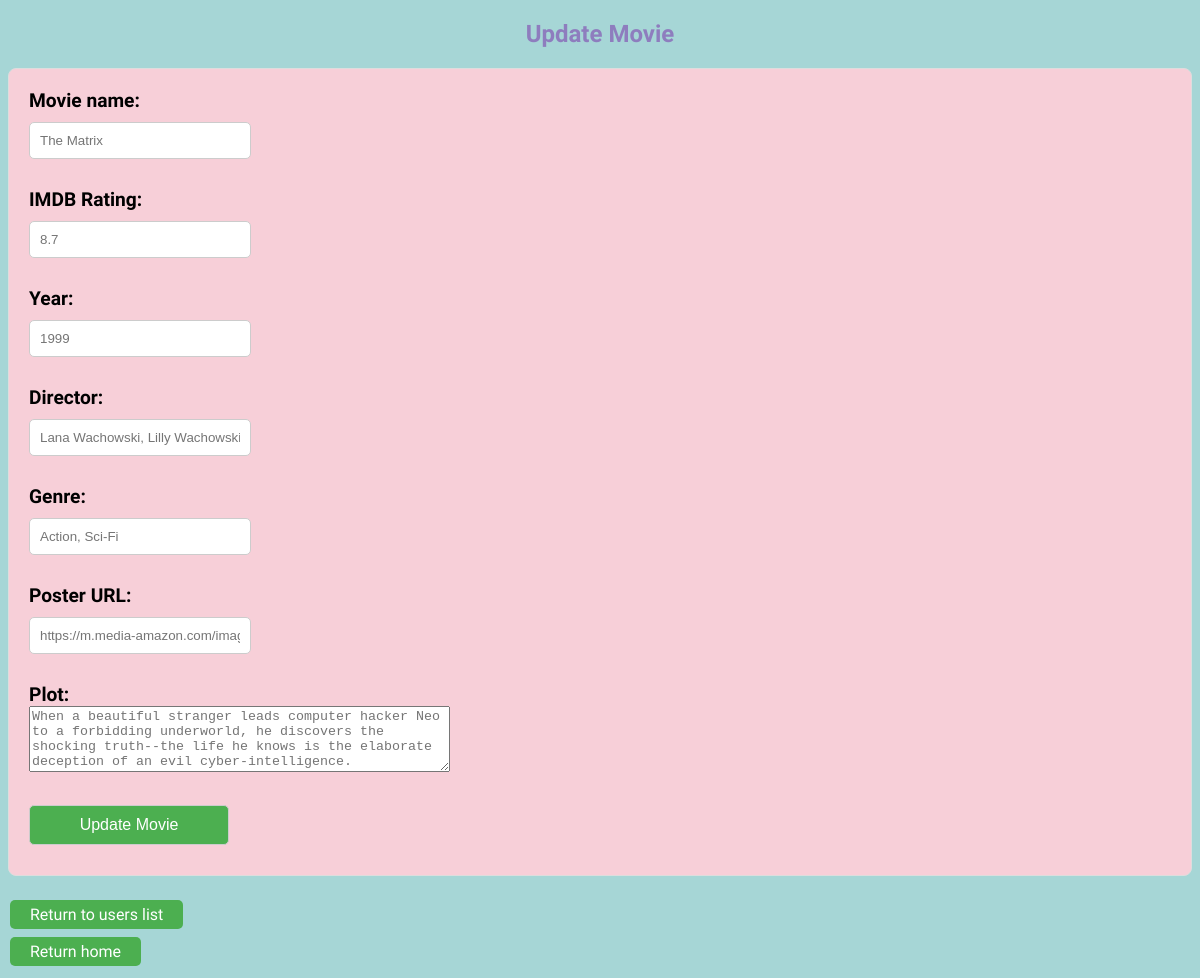
The page /users/2/update_movie/2 on the database its author committed.
### data_models.py (models this page shows, shortened)
class Movie(db.Model): # pylint: disable=too-few-public-methods
    __tablename__ = 'movies'
    movie_id = db.Column(db.Integer, primary_key=True, autoincrement=True)
    movie_name = db.Column(db.String, nullable=False)
    rating = db.Column(db.Float)
    year = db.Column(db.Integer)
    director = db.Column(db.String)
    genre = db.Column(db.String)
    poster_url = db.Column(db.String)
    plot = db.Column(db.String)
    user_movies = db.relationship('UserMovie', backref='movie_relation')

### app_ssr.py (the view, shortened to what this page needs)
@app.route('/users/<int:user_id>/update_movie/<int:movie_id>', methods=['GET', 'POST'])
def update_movie(user_id, movie_id):
    movie = data_manager.get_movie(movie_id)
    return render_template('update_movie.html',
                            user_id=user_id,
                            movie_id=movie_id,
                            movie=movie)

### datamanager/data_manager_sqlite.py (called while the page is built)
    def get_movie(self, movie_id: int) -> Movie:
        movie = Movie.query.filter_by(movie_id=movie_id).first()
        return movie

### templates/update_movie.html (shortened to what this page needs)
<!DOCTYPE html>
<html lang="en">
<head>
    <link rel="stylesheet" type="text/css" href="{{ url_for('static', filename='style.css') }}">
</head>
<body>
    <h2>Update Movie</h2>
    <div class="form" id="Form">
        <form action="/users/{{ user_id }}/update_movie/{{ movie_id }}" method="POST">
            <label for="movie_name"><h3>Movie name:</h3></label>
            <input type="text" id="movie_name" name="rating" placeholder="{{ movie.movie_name }}" minlength="1" maxlength="50"><br><br>
            <label for="rating"><h3>IMDB Rating:</h3></label>
            <input type="number" id="rating" name="rating" placeholder="{{ movie.rating }}" min="0" max="10" step="0.1"><br><br>
            <label for="year"><h3>Year:</h3></label>
            <input type="number" id="year" name="year" placeholder="{{ movie.year }}" min="1895" max="2030" minlength="4" maxlength="4"><br><br>
            <label for="director"><h3>Director:</h3></label>
            <input type="text" id="director" name="director" placeholder="{{ movie.director }}" minlength="5" maxlength="50"><br><br>
            <label for="genre"><h3>Genre:</h3></label>
            <input type="text" id="genre" name="genre" placeholder="{{ movie.genre }}" minlength="5" maxlength="50"><br><br>
            <label for="poster_url"><h3>Poster URL:</h3></label>
            <input type="url" id="poster_url" name="poster_url" placeholder="{{ movie.poster_url }}" minlength="20" maxlength="180"><br><br>
            <label for="plot"><h3>Plot:</h3></label>
            <textarea id="plot" name="plot" rows="4" cols="50" placeholder="{{ movie.plot }}" minlength="20" maxlength="500"></textarea><br><br>
            <input type="submit" value="Update Movie" class="button">
        </form>
    </div>
    <div id="links">
        <a href="/users" class="button">Return to users list</a><br>
        <a href="/" class="button">Return home</a><br>
    </div>
</body>
</html>

### _static/style.css (style rules this page uses)
body { background: #A6D6D6; color: black; font-family: National Park; }
h2 { text-align: center; color: #8E7DBE; }
h3 { margin: 0; text-align: left; font-size: 1.2em; color: #000000; }
.button { background-color: #4CAF50; border: none; color: white; padding: 5px 20px; text-align: center; text-decoration: none; display: inline-block; font-size: 16px; margin: 4px 2px; cursor: pointer; border-radius: 5px; }
.form { background-color: #F7CFD8; border: 1px solid #DDD; padding: 20px; margin-bottom: 20px; border-radius: 8px; }
.form input { margin: 10px 0; width: 200px; padding: 10px; border: 1px solid #ccc; border-radius: 5px; }

### rows shown on the page
Movie: rating "The Matrix", rating "8.7", year "1999", director "Lana Wachowski, Lilly Wachowski", genre "Action, Sci-Fi", poster_url "https://m.media-amazon.com/images/M/MV5BN2NmN2VhMTQtMDNiOS00NDlhLTliMjgtODE2ZTY0ODQyNDRhXkEyXkFqcGc@._V1_SX300.jpg", plot "When a beautiful stranger leads computer hacker Neo to a forbidding underworld, he discovers the shocking truth--the life he knows is the elaborate deception of an evil cyber-intelligence."
